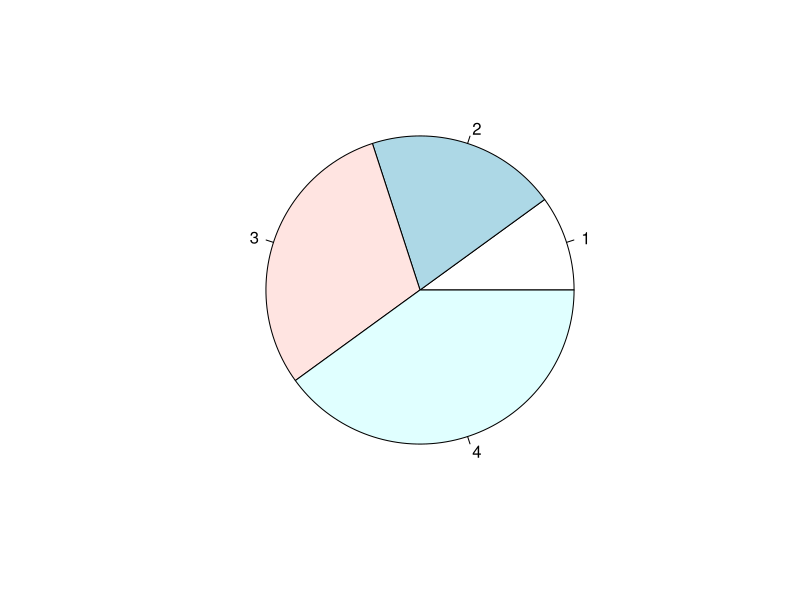
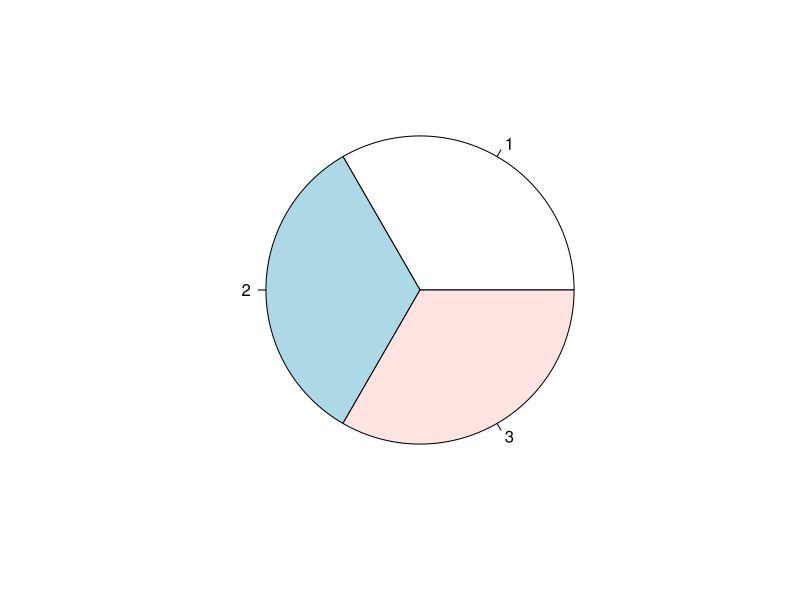

The R script that drew these images, in order:
## ---- chunk 1
pie(c(1,2,3,4))

pie(c(5,5,5))
